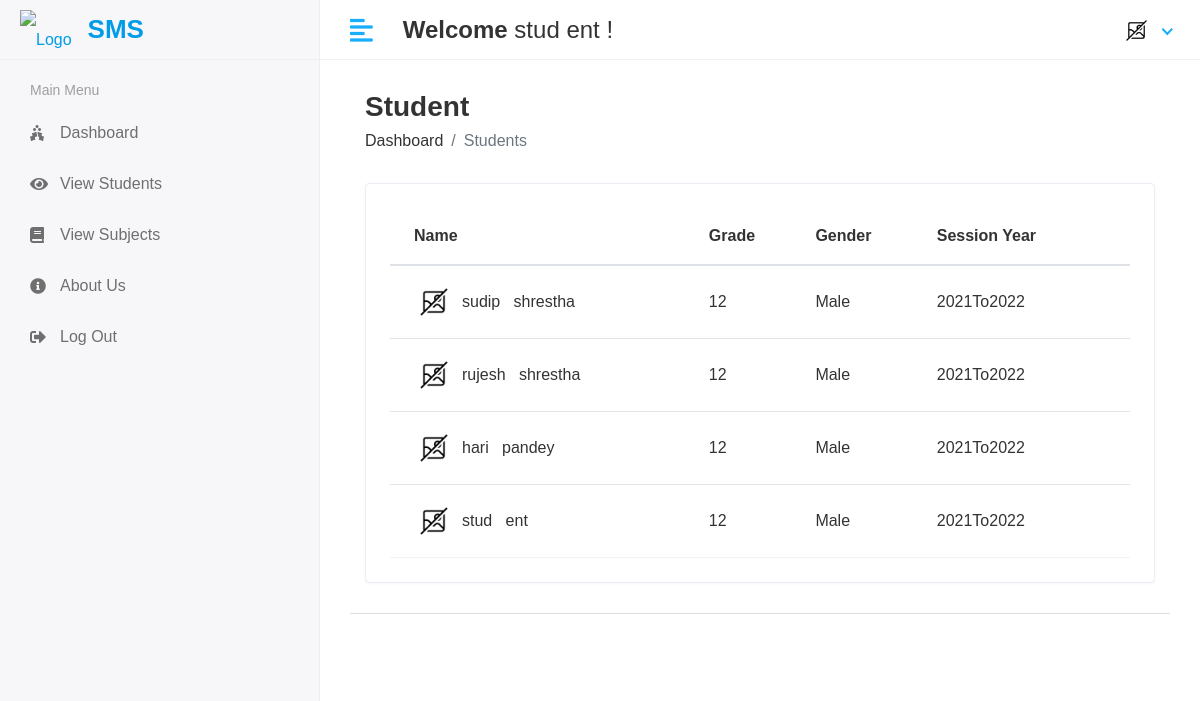
The app's page /Student/View (signed in) with its own data.
### sms/models.py (models this page shows, shortened)
class CustomUser(AbstractUser):
    USER_CHOICES = (
        (1, 'HOD'),
        (2, 'STAFF'),
        (3, 'STUDENT'),
    )
    user_type = models.CharField(choices=USER_CHOICES, max_length=50, default=1)
    profile_pic = models.ImageField(upload_to='media/profile_pic')

class Student(models.Model):
    admin =models.OneToOneField(CustomUser,on_delete=models.CASCADE)
    address=models.TextField()
    gender=models.CharField(max_length=100)
    rollno = models.CharField(max_length=20, unique=True, null=True, blank=True)
    course_id = models.ForeignKey(Course,on_delete=models.DO_NOTHING,default=1)
    session_year_id=models.ForeignKey(Session_Year,on_delete=models.DO_NOTHING)
    created_at=models.DateTimeField(auto_now_add=True)
    updated_at=models.DateTimeField(auto_now=True)

class Course(models.Model):
    name = models.CharField(max_length=100)
    created_at = models.DateTimeField(auto_now_add=True)
    updated_at = models.DateTimeField(auto_now=True)

class Session_Year(models.Model):
    session_start=models.CharField(max_length=100)
    session_end=models.CharField(max_length=100)

### student_management_system/Student_Views.py (the view)
# urls.py: path('Student/View',Student_Views.VIEW_STUD,name="view_stud"),
@login_required(login_url='/')
def VIEW_STUD(request):
    user_course_id = request.user.student.course_id  # Adjust based on your user model
    students = Student.objects.filter(course_id=user_course_id)  # Filter by course_id
    return render(request,'Student/view_stud.html',{'student': students})

### templates/Student/view_stud.html (shortened to what this page needs)
{% extends 'base.html' %}
{% load static %}
{% block content %}
<div class="content container-fluid">
    <div class="page-header">
       <div class="row align-items-center">
          <div class="col">
             <h3 class="page-title">Student</h3>
             <ul class="breadcrumb">
                <li class="breadcrumb-item"><a href="index.html">Dashboard</a></li>
                <li class="breadcrumb-item active">Students</li>
             </ul>
          </div>
       </div>
    </div>
    <div class="row">
       <div class="col-sm-12">
          <div class="card card-table">
             <div class="card-body">
                <div class="table-responsive">
                   <table class="table table-hover table-center mb-0 ">
                      <thead>
                         <tr>
                            <th>Name</th>
                            <th>Grade</th>
                            <th>Gender</th>
                            <th>Session Year</th>
                         </tr>
                      </thead>
                      <tbody>
                        {% for i in student %}
                        <tr>
                            <td>
                               <h2 class="table-avatar">
                                {% if i.admin.profile_pic %}
                                    <a  class="avatar avatar-sm mr-2"><img class="avatar-img rounded-circle" src="/{{i.admin.profile_pic}}" alt="User Image"></a>
                                {% else %}
                                    <a  class="avatar avatar-sm mr-2"><img class="avatar-img rounded-circle" src="{% static 'assets/img/NoImg.png'%}" alt="No Image"></a>
                                {% endif %}
                                {{i.admin.first_name}} &nbsp; {{i.admin.last_name}}</a>
                               </h2>
                            </td>
                            <td>{{i.course_id.name}}</td>
                            <td>{{i.gender}}</td>
                            <td>{{i.session_year_id.session_start}}To{{i.session_year_id.session_end}}</td>
                         </tr>
                         {% endfor %}
                      </tbody>
                   </table>
                </div>
             </div>
          </div>
       </div>
    </div>
 </div>
{% endblock %}

### templates/includes/header.html (shortened to what this page needs)
{% load static %}
<div class="header">
    <div class="header-left">
        <a class="logo">
            <span style="display: inline-block;">
                <img src="{% static 'assets/img/college.jpg' %}" alt="Logo" style="vertical-align: middle; " >
                <a style="display: inline-block; margin-left: 16px; font-size: 26px" href="{% url 'hod_home'%}" ><strong>SMS</strong></a>
            </span>
        </a>
    </div>
    <a href="javascript:void(0);" id="toggle_btn">
    <i class="fas fa-align-left"></i>
    </a>
    <div class="top-nav-search mt-3">
        <h4><strong>Welcome</strong>&nbsp;<span>{{user.first_name}} {{user.last_name}}</span>&nbsp;!</h4>
    </div>
    <ul class="nav user-menu">
        <li class="nav-item dropdown has-arrow">
            <a href="#" class="dropdown-toggle nav-link" data-toggle="dropdown">
            {% if user.profile_pic == "" %}
                <span class="user-img"><img class="rounded-circle" src="{% static 'assets/img/NoImg.png'%}" width="31" alt="Admin Madhav"></span>
            {% else %}
                <span class="user-img"><img class="rounded-circle" src="/{{user.profile_pic}}" width="31" alt="Admin Madhav"></span>
            {% endif %}
            </a>
        </li>
    </ul>
</div>

### static/assets/css/style.css (style rules this page uses)
html { height: 100%; }
body { background-color: #fff; color: #333; font-family: 'Poppins', sans-serif; font-size: 1rem; height: 100%; line-height: 1.5; overflow-x: hidden; }
h1, h2, h3, h4, h5, h6 { font-family: 'Poppins', sans-serif; margin-top: 0; }
a { color: #009ce7; }
input, button, a { transition: all 0.4s ease; -moz-transition: all 0.4s ease; -o-transition: all 0.4s ease; -ms-transition: all 0.4s ease; -webkit-transition: all 0.4s ease; }
ul, ol { padding: 0px; list-style: none; }
.table { color: #333; max-width: 100%; margin-bottom: 0; width: 100%; }
table.table td h2 { display: inline-block; font-size: inherit; font-weight: 400; margin: 0; padding: 0; vertical-align: middle; }
table.table td h2.table-avatar { align-items: center; display: inline-flex; font-size: inherit; font-weight: 400; margin: 0; padding: 0; vertical-align: middle; white-space: nowrap; }
table.table td h2 a { color: #333; }
.table thead tr th { font-weight: 600; }
.table tbody tr { border-bottom: 1px solid rgba(0, 0, 0, 0.05); }
.table.table-center td, .table.table-center th { vertical-align: middle; }
.card-table .card-body .table > thead > tr > th { border-top: 0; }
.card-table .card-body .table tr td:first-child, .card-table .card-body .table tr th:first-child { padding-left: 1.5rem; }
.card-table .card-body .table tr td:last-child, .card-table .card-body .table tr th:last-child { padding-right: 1.5rem; }
.card-table .table td, .card-table .table th { border-top: 1px solid #e2e5e8; padding: 1rem 0.75rem; white-space: nowrap; }
.card { border: 1px solid #ececf5; box-shadow: 0 1px 3px 0 rgba(0, 0, 0, 0.03); margin-bottom: 1.875rem; }
.card-body { padding: 1.5rem; }
.avatar { position: relative; display: inline-block; width: 3rem; height: 3rem }
.avatar > img { width: 100%; height: 100%; -o-object-fit: cover; object-fit: cover; }
.avatar-sm { width: 2.5rem; height: 2.5rem; }
.header { background-color: #fff; border-bottom: 1px solid #f3f3f4; left: 0; position: fixed; right: 0; top: 0; z-index: 1001; height: 60px; }
.header .header-left { float: left; height: 60px; padding: 0 20px; position: relative; width: 320px; z-index: 1; transition: all 0.2s ease-in-out; background-color: #f7f7fa; border-bottom: 1px solid #efefef; border-right: 1px solid #ececf5; display: flex; align-items: center; }
.header .header-left .logo { display: inline-block; line-height: 60px; }
.header .header-left .logo img { max-height: 40px; width: auto; }
.header .dropdown-toggle:after { display: none; }
.header .has-arrow .dropdown-toggle:after { border-top: 0; border-left: 0; border-bottom: 2px solid #18aefa; border-right: 2px solid #18aefa; content: ''; height: 8px; display: inline-block; pointer-events: none; -webkit-transform-origin: 66% 66%; -ms-transform-origin: 66% 66%; transform-origin: 66% 66%; -webkit-transform: rotate(45deg); -ms-transform: rotate(45deg); transform: rotate(45deg); -webkit-transition: all 0.15s ease-in-out; transition: all 0.15s ease-in-out; width: 8px; vertical-align: 0px; }
.user-menu { float: right; margin: 0; position: relative; z-index: 99; padding-right: 15px; }
.user-menu.nav > li > a { color: #a0a0a0; font-size: 14px; line-height: 58px; padding: 0 15px; height: 60px; }
.user-img { margin-right: 3px; position: relative; }
.top-nav-search { float: left; margin-left: 15px; }
.page-header { margin-bottom: 1.875rem; }
.page-header .breadcrumb { background-color: transparent; color: #6c757d; font-size: 1rem; font-weight: 500; margin-bottom: 0; padding: 0; }
.page-header .breadcrumb a { color: #333; }
.page-title { font-size: 28px; font-weight: 600; color: #333; margin-bottom: 5px; }
@media (min-width: 992px) { #toggle_btn { align-items: center; color: #18aefa; display: inline-flex; float: left; font-size: 26px; height: 60px; justify-content: center; margin-left: 15px; padding: 0 15px; } }

### records on screen
CustomUser: first_name "stud", last_name "ent"
Student: admin.first_name "sudip", admin.last_name "shrestha", course_id.name "12", gender "Male", session_year_id.session_start "2021", session_year_id.session_end "2022"
Student: admin.first_name "rujesh", admin.last_name "shrestha", course_id.name "12", gender "Male", session_year_id.session_start "2021", session_year_id.session_end "2022"
Student: admin.first_name "hari", admin.last_name "pandey", course_id.name "12", gender "Male", session_year_id.session_start "2021", session_year_id.session_end "2022"
Student: admin.first_name "stud", admin.last_name "ent", course_id.name "12", gender "Male", session_year_id.session_start "2021", session_year_id.session_end "2022"
